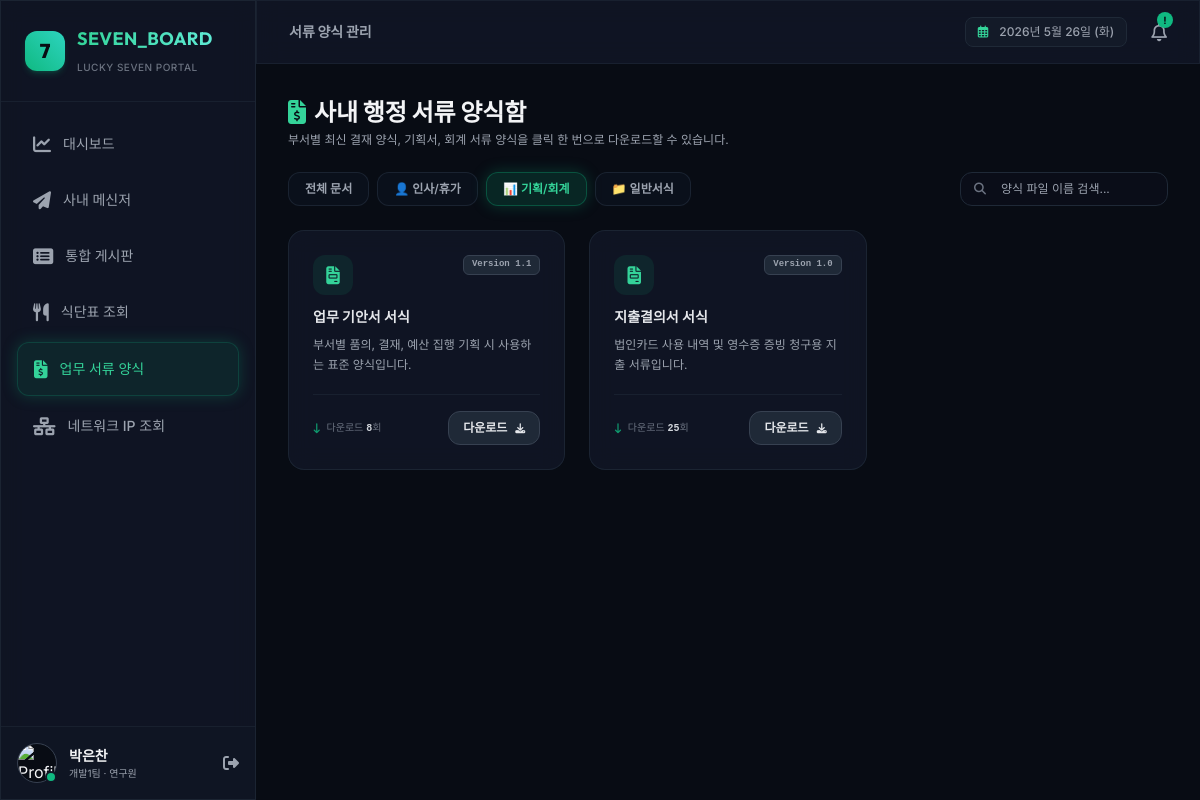
The app's page /documents?category=Finance&search= (signed in) with its own data.
### tables this page shows
CREATE TABLE users (
        id TEXT PRIMARY KEY,
        email TEXT UNIQUE NOT NULL,
        password TEXT NOT NULL,
        name TEXT NOT NULL,
        department TEXT NOT NULL,
        position TEXT NOT NULL,
        avatar_url TEXT,
        status TEXT DEFAULT 'Online',
        is_admin INTEGER DEFAULT 0,
        created_at TEXT DEFAULT (datetime('now', 'localtime'))
    );

CREATE TABLE documents (
        id TEXT PRIMARY KEY,
        title TEXT NOT NULL,
        description TEXT,
        category TEXT NOT NULL,
        file_url TEXT NOT NULL,
        version TEXT DEFAULT '1.0' NOT NULL,
        download_count INTEGER DEFAULT 0 NOT NULL,
        created_by TEXT,
        created_at TEXT DEFAULT (datetime('now', 'localtime')),
        FOREIGN KEY (created_by) REFERENCES users(id)
    );

### app.py (the view)
@app.route('/documents')
@login_required
def documents():
    category = request.args.get('category', 'All')
    search_query = request.args.get('search', '').strip()
    conn = get_db_connection()
    query = 'SELECT * FROM documents'
    params = []
    conditions = []
    if category != 'All':
        conditions.append('category = ?')
        params.append(category)
    if search_query:
        conditions.append('(title LIKE ? OR description LIKE ?)')
        params.extend([f"%{search_query}%", f"%{search_query}%"])
    if conditions:
        query += ' WHERE ' + ' AND '.join(conditions)
    query += ' ORDER BY created_at DESC'
    docs = conn.execute(query, params).fetchall()
    conn.close()
    return render_template('documents.html', docs=docs, category=category, search=search_query)

### app.py (called while the page is built)
def login_required(f):
    import functools
    @functools.wraps(f)
    def decorated_function(*args, **kwargs):
        if 'user_id' not in session:
            return redirect(url_for('login'))
        return f(*args, **kwargs)
    return decorated_function

@app.before_request
def load_logged_in_user():
    user_id = session.get('user_id')
    if user_id is None:
        g.user = None
    else:
        conn = get_db_connection()
        g.user = conn.execute('SELECT * FROM users WHERE id = ?', (user_id,)).fetchone()
        conn.close()

### database.py (called while the page is built)
def get_db_connection():
    conn = sqlite3.connect(DATABASE_FILE)
    conn.row_factory = sqlite3.Row  # 컬렉션을 dict처럼 다룰 수 있게 설정
    conn.execute("PRAGMA foreign_keys = ON") # 외래키 제약조건 활성화
    return conn

### templates/documents.html (shortened to what this page needs)
{% extends 'layout.html' %}
{% block content %}
<div class="space-y-6 animate-fade-in">
    <div class="flex flex-col md:flex-row md:items-center justify-between gap-4">
        <div>
            <h2 class="text-2xl font-bold font-outfit text-gray-100 flex items-center gap-2">
                <i class="fa-solid fa-file-invoice-dollar text-emerald-400"></i> 사내 행정 서류 양식함
            </h2>
            <p class="text-xs text-gray-400 mt-1">부서별 최신 결재 양식, 기획서, 회계 서류 양식을 클릭 한 번으로 다운로드할 수 있습니다.</p>
        </div>
    </div>
    <div class="grid grid-cols-1 md:grid-cols-4 gap-4 items-center">
        <div class="md:col-span-3 flex flex-wrap gap-2">
            {% set categories = [('All', '전체 문서'), ('HR', '👤 인사/휴가'), ('Finance', '📊 기획/회계'), ('General', '📁 일반서식')] %}
            {% for cat_val, cat_label in categories %}
            <a href="{{ url_for('documents', category=cat_val, search=search) }}"
               class="px-4 py-2 rounded-xl text-xs font-semibold border transition-all duration-300
               {% if category == cat_val %} bg-emerald-500/15 text-emerald-400 border-emerald-500/30 active-glow
               {% else %} bg-gray-900/40 text-gray-400 border-gray-800/80 hover:text-gray-200 hover:bg-gray-800/40 {% endif %}">
                {{ cat_label }}
            </a>
            {% endfor %}
        </div>
        <form action="{{ url_for('documents') }}" method="GET" class="relative">
            <span class="absolute inset-y-0 left-0 flex items-center pl-3.5 text-gray-500 text-xs">
                <i class="fa-solid fa-magnifying-glass"></i>
            </span>
            <input type="text" name="search" value="{{ search }}" placeholder="양식 파일 이름 검색..." class="w-full bg-[#0a0e1a]/80 border border-gray-800 focus:border-emerald-500/30 rounded-xl py-2 pl-10 pr-4 text-xs outline-none transition-colors text-gray-200">
        </form>
    </div>
    <div class="grid grid-cols-1 md:grid-cols-2 lg:grid-cols-3 gap-6">
        {% if docs %}
            {% for doc in docs %}
            <div class="glass-panel rounded-2xl p-6 border border-gray-800/80 hover:border-emerald-500/30 transition-all duration-300 flex flex-col justify-between space-y-5 group">
                <div class="space-y-3">
                    <div class="flex justify-between items-start">
                        <div class="h-10 w-10 bg-emerald-500/10 rounded-xl flex items-center justify-center text-emerald-400 text-lg group-hover:scale-110 transition-all">
                            {% if doc.category == 'HR' %}
                            <i class="fa-solid fa-user-tie"></i>
                            {% elif doc.category == 'Finance' %}
                            <i class="fa-solid fa-file-invoice"></i>
                            {% else %}
                            <i class="fa-solid fa-folder-open"></i>
                            {% endif %}
                        </div>
                        <span class="text-[9px] font-mono font-bold bg-gray-800 border border-gray-700 text-gray-400 px-2 py-0.5 rounded-md">
                            Version {{ doc.version }}
                        </span>
                    </div>
                    <div>
                        <h4 class="text-sm font-bold text-gray-200 group-hover:text-emerald-400 transition-colors">
                            {{ doc.title }}
                        </h4>
                        <p class="text-xs text-gray-400 leading-relaxed mt-2">
                            {{ doc.description }}
                        </p>
                    </div>
                </div>
                <div class="pt-4 border-t border-gray-800/60 flex items-center justify-between">
                    <span class="text-[10px] text-gray-500 flex items-center gap-1.5">
                        <i class="fa-solid fa-arrow-down-long text-emerald-500/80"></i>
                        <span>다운로드 <span class="font-bold text-gray-300 font-mono">{{ doc.download_count }}</span>회</span>
                    </span>
                    <a href="{{ url_for('download_document', doc_id=doc.id) }}" class="bg-gray-800 hover:bg-emerald-500 hover:text-darkBg text-gray-200 text-xs font-bold px-3.5 py-2 rounded-xl border border-gray-700 hover:border-emerald-500 transition-all flex items-center gap-2 cursor-pointer">
                        <span>다운로드</span>
                        <i class="fa-solid fa-download text-[10px]"></i>
                    </a>
                </div>
            </div>
            {% endfor %}
        {% else %}
            <div class="col-span-3 p-12 text-center text-xs text-gray-500 border border-dashed border-gray-800 rounded-2xl">
                검색 조건에 부합하는 사내 서류 양식이 없습니다.
            </div>
        {% endif %}
    </div>
</div>
{% endblock %}

### templates/layout.html (shortened to what this page needs)
<!DOCTYPE html>
<html lang="ko">
<head>
    <script src="https://cdn.tailwindcss.com"></script>
    <link rel="stylesheet" href="https://cdnjs.cloudflare.com/ajax/libs/font-awesome/6.4.0/css/all.min.css">
</head>
<body class="bg-darkBg text-gray-100 font-sans min-h-screen overflow-x-hidden">
    <div class="flex h-screen overflow-hidden">
        <aside class="w-64 glass-panel border-r border-gray-800/80 flex flex-col justify-between h-full z-30 shrink-0 transition-transform duration-300">
            <div>
                <div class="p-6 border-b border-gray-800/60 flex items-center gap-3">
                    <div class="h-10 w-10 bg-gradient-to-tr from-emerald-500 to-teal-400 rounded-xl flex items-center justify-center text-darkBg font-extrabold text-xl font-outfit shadow-md shadow-emerald-500/20 active-glow">
                        7
                    </div>
                    <div>
                        <h1 class="text-lg font-bold font-outfit tracking-wide bg-gradient-to-r from-emerald-400 to-teal-300 bg-clip-text text-transparent">
                        </h1>
                        <span class="text-[10px] text-gray-500 font-medium uppercase tracking-wider">Lucky Seven Portal</span>
                    </div>
                </div>
                <nav class="p-4 space-y-1">
                    <a href="{{ url_for('dashboard') }}" class="flex items-center gap-3 px-4 py-3 rounded-xl transition-all duration-300 group {% if request.path == '/' %} bg-emerald-500/10 text-emerald-400 border border-emerald-500/20 active-glow {% else %} text-gray-400 hover:text-gray-200 hover:bg-gray-800/40 {% endif %}">
                        <i class="fa-solid fa-chart-line text-lg group-hover:scale-110 transition-transform"></i>
                        <span class="text-sm font-medium">대시보드</span>
                    </a>
                    <a href="{{ url_for('chat') }}" class="flex items-center gap-3 px-4 py-3 rounded-xl transition-all duration-300 group {% if request.path == '/chat' %} bg-emerald-500/10 text-emerald-400 border border-emerald-500/20 active-glow {% else %} text-gray-400 hover:text-gray-200 hover:bg-gray-800/40 {% endif %}">
                        <i class="fa-solid fa-paper-plane text-lg group-hover:rotate-12 transition-transform"></i>
                        <span class="text-sm font-medium">사내 메신저</span>
                    </a>
                    <a href="{{ url_for('board_list') }}" class="flex items-center gap-3 px-4 py-3 rounded-xl transition-all duration-300 group {% if request.path == '/board' or '/board/' in request.path %} bg-emerald-500/10 text-emerald-400 border border-emerald-500/20 active-glow {% else %} text-gray-400 hover:text-gray-200 hover:bg-gray-800/40 {% endif %}">
                        <i class="fa-solid fa-rectangle-list text-lg group-hover:scale-110 transition-transform"></i>
                        <span class="text-sm font-medium">통합 게시판</span>
                    </a>
                    <a href="{{ url_for('menu') }}" class="flex items-center gap-3 px-4 py-3 rounded-xl transition-all duration-300 group {% if request.path == '/menu' %} bg-emerald-500/10 text-emerald-400 border border-emerald-500/20 active-glow {% else %} text-gray-400 hover:text-gray-200 hover:bg-gray-800/40 {% endif %}">
                        <i class="fa-solid fa-utensils text-lg group-hover:scale-110 transition-transform"></i>
                        <span class="text-sm font-medium">식단표 조회</span>
                    </a>
                    <a href="{{ url_for('documents') }}" class="flex items-center gap-3 px-4 py-3 rounded-xl transition-all duration-300 group {% if request.path == '/documents' %} bg-emerald-500/10 text-emerald-400 border border-emerald-500/20 active-glow {% else %} text-gray-400 hover:text-gray-200 hover:bg-gray-800/40 {% endif %}">
                        <i class="fa-solid fa-file-invoice-dollar text-lg group-hover:scale-110 transition-transform"></i>
                        <span class="text-sm font-medium">업무 서류 양식</span>
                    </a>
                    <a href="{{ url_for('network') }}" class="flex items-center gap-3 px-4 py-3 rounded-xl transition-all duration-300 group {% if request.path == '/network' %} bg-emerald-500/10 text-emerald-400 border border-emerald-500/20 active-glow {% else %} text-gray-400 hover:text-gray-200 hover:bg-gray-800/40 {% endif %}">
                        <i class="fa-solid fa-network-wired text-lg group-hover:scale-110 transition-transform"></i>
                        <span class="text-sm font-medium">네트워크 IP 조회</span>
                    </a>
                </nav>
            </div>
            {% if g.user %}
            <div class="p-4 border-t border-gray-800/60 bg-gray-900/30">
                <div class="flex items-center gap-3">
                    <div class="relative">
                        {% if g.user.avatar_url %}
                        <img class="h-10 w-10 rounded-full border border-gray-700 bg-darkBg object-cover" src="{{ g.user.avatar_url }}" alt="Profile" onerror="this.src='https://cdn-icons-png.flaticon.com/512/3135/3135715.png'">
                        {% else %}
                        <img class="h-10 w-10 rounded-full border border-gray-700 bg-darkBg" src="https://cdn-icons-png.flaticon.com/512/3135/3135715.png" alt="Profile">
                        {% endif %}
                        <span class="absolute bottom-0 right-0 h-3 w-3 rounded-full border-2 border-darkCard
                        {% if g.user.status == 'Online' %} bg-emerald-500
                        {% elif g.user.status == 'Away' %} bg-amber-500
                        {% else %} bg-gray-500 {% endif %}"></span>
                    </div>
                    <div class="flex-1 min-w-0">
                        <p class="text-sm font-semibold truncate">{{ g.user.name }}</p>
                        <p class="text-[10px] text-gray-400 truncate">{{ g.user.department }} · {{ g.user.position }}</p>
                    </div>
                    <a href="{{ url_for('logout') }}" title="로그아웃" class="text-gray-400 hover:text-red-400 transition-colors">
                        <i class="fa-solid fa-right-from-bracket text-md"></i>
                    </a>
                </div>
            </div>
            {% endif %}
        </aside>
        <div class="flex-1 flex flex-col overflow-hidden bg-darkBg">
            <header class="h-16 glass-panel border-b border-gray-800/60 flex items-center justify-between px-8 z-20 shrink-0">
                <div class="flex items-center gap-4">
                    <div class="text-sm font-semibold font-outfit text-gray-400">
                        {% if request.path == '/' %} 대시보드
                        {% elif request.path == '/chat' %} 사내 메신저
                        {% elif '/board' in request.path %} 통합 게시판
                        {% elif request.path == '/menu' %} 사내 식단표
                        {% elif request.path == '/documents' %} 서류 양식 관리
                        {% elif request.path == '/network' %} 네트워크 IP 현황
                        {% endif %}
                    </div>
                </div>
                <div class="flex items-center gap-6">
                    <div class="text-xs text-gray-400 font-medium bg-gray-800/30 px-3 py-1.5 rounded-lg border border-gray-800">
                        <i class="fa-regular fa-calendar-days text-emerald-400 mr-2"></i>
                        <span id="header-live-time">Loading...</span>
                    </div>
                    <div class="relative cursor-pointer text-gray-400 hover:text-gray-200 transition-colors">
                        <i class="fa-regular fa-bell text-lg"></i>
                        <span class="absolute -top-1.5 -right-1.5 h-4 w-4 bg-emerald-500 text-[10px] font-bold text-darkBg rounded-full flex items-center justify-center animate-pulse">
                            !
                        </span>
                    </div>
                </div>
            </header>
            <main class="flex-1 overflow-y-auto p-8 relative">
                {% block content %}{% endblock %}
            </main>
        </div>
    </div>
</body>
</html>

### templates/layout.html (style rules this page uses)
.glass-panel { background: rgba(17, 23, 38, 0.85); backdrop-filter: blur(12px); -webkit-backdrop-filter: blur(12px); border: 1px solid rgba(255, 255, 255, 0.05); }
.active-glow { box-shadow: 0 0 15px rgba(16, 185, 129, 0.25); }

### records on screen
users: user.name "박은찬", user.department "개발1팀", user.position "연구원"
documents: category "Finance" (drawn), version "1.1", title "업무 기안서 서식", description "부서별 품의, 결재, 예산 집행 기획 시 사용하는 표준 양식입니다.", download_count "8"
documents: category "Finance" (drawn), version "1.0", title "지출결의서 서식", description "법인카드 사용 내역 및 영수증 증빙 청구용 지출 서류입니다.", download_count "25"

### other values on screen
{{ cat_label }} "전체 문서" "👤 인사/휴가" "📊 기획/회계" "📁 일반서식"
